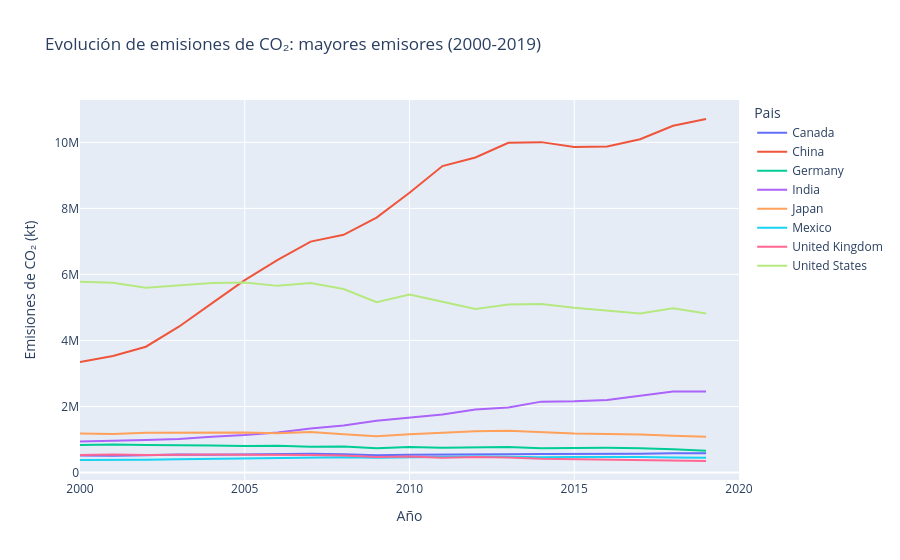

The code cell stored with this chart in its notebook:
### Code cell
# Evolución temporal de emisiones para los países de mayor emisión promedio
top_emisores = (
    df.groupby("Pais")["Emision_CO2"].mean()
    .sort_values(ascending=False).head(8).index.tolist()
)

fig = px.line(
    df[df["Pais"].isin(top_emisores)],
    x="Anio", y="Emision_CO2", color="Pais",
    labels={"Anio": "Año", "Emision_CO2": "Emisiones de CO₂ (kt)"},
    title="Evolución de emisiones de CO₂: mayores emisores (2000-2019)"
)
fig.show()

### Figure 1 — Plotly figure (JSON) as saved in the notebook; plotly's stock layout.template omitted (floating-point values rounded to 4 significant figures)
{"data": [{"hovertemplate": "Pais=Canada<br>Año=%{x}<br>Emisiones de CO₂ (kt)=%{y}<extra></extra>", "legendgroup": "Canada", "line": {"color": "#636efa", "dash": "solid"}, "marker": {"symbol": "circle"}, "mode": "lines", "name": "Canada", "orientation": "v", "showlegend": true, "type": "scatter", "x": [2000, 2001, 2002, 2003, 2004, 2005, 2006, 2007, 2008, 2009, 2010, 2011, 2012, 2013, 2014, 2015, 2016, 2017, 2018, 2019, 2020], "xaxis": "x", "y": [514200.0, 506600.0, 524300.0, 544500.0, 536400.0, 549000.0, 540500.0, 571600.0, 550500.0, 521300.0, 537000.0, 549300.0, 546200.0, 555700.0, 561700.0, 558700.0, 556800.0, 568100.0, 580100.0, 580200.0, NaN], "yaxis": "y"}, {"hovertemplate": "Pais=China<br>Año=%{x}<br>Emisiones de CO₂ (kt)=%{y}<extra></extra>", "legendgroup": "China", "line": {"color": "#EF553B", "dash": "solid"}, "marker": {"symbol": "circle"}, "mode": "lines", "name": "China", "orientation": "v", "showlegend": true, "type": "scatter", "x": [2000, 2001, 2002, 2003, 2004, 2005, 2006, 2007, 2008, 2009, 2010, 2011, 2012, 2013, 2014, 2015, 2016, 2017, 2018, 2019, 2020], "xaxis": "x", "y": [3347000.0, 3529000.0, 3810000.0, 4416000.0, 5125000.0, 5825000.0, 6437000.0, 6993000.0, 7200000.0, 7719000.0, 8475000.0, 9283000.0, 9542000.0, 9985000.0, 10010000.0, 9861000.0, 9875000.0, 10100000.0, 10500000.0, 10710000.0, NaN], "yaxis": "y"}, {"hovertemplate": "Pais=Germany<br>Año=%{x}<br>Emisiones de CO₂ (kt)=%{y}<extra></extra>", "legendgroup": "Germany", "line": {"color": "#00cc96", "dash": "solid"}, "marker": {"symbol": "circle"}, "mode": "lines", "name": "Germany", "orientation": "v", "showlegend": true, "type": "scatter", "x": [2000, 2001, 2002, 2003, 2004, 2005, 2006, 2007, 2008, 2009, 2010, 2011, 2012, 2013, 2014, 2015, 2016, 2017, 2018, 2019, 2020], "xaxis": "x", "y": [830300.0, 847700.0, 833400.0, 836800.0, 821100.0, 802400.0, 814400.0, 783800.0, 789700.0, 734800.0, 773100.0, 746500.0, 760100.0, 776200.0, 736000.0, 742300.0, 747200.0, 732200.0, 707700.0, 657400.0, NaN], "yaxis": "y"}, {"hovertemplate": "Pais=India<br>Año=%{x}<br>Emisiones de CO₂ (kt)=%{y}<extra></extra>", "legendgroup": "India", "line": {"color": "#ab63fa", "dash": "solid"}, "marker": {"symbol": "circle"}, "mode": "lines", "name": "India", "orientation": "v", "showlegend": true, "type": "scatter", "x": [2000, 2001, 2002, 2003, 2004, 2005, 2006, 2007, 2008, 2009, 2010, 2011, 2012, 2013, 2014, 2015, 2016, 2017, 2018, 2019, 2020], "xaxis": "x", "y": [937900.0, 953500.0, 985500.0, 1012000.0, 1086000.0, 1136000.0, 1215000.0, 1337000.0, 1424000.0, 1565000.0, 1660000.0, 1757000.0, 1909000.0, 1972000.0, 2147000.0, 2158000.0, 2195000.0, 2320000.0, 2452000.0, 2456000.0, NaN], "yaxis": "y"}, {"hovertemplate": "Pais=Japan<br>Año=%{x}<br>Emisiones de CO₂ (kt)=%{y}<extra></extra>", "legendgroup": "Japan", "line": {"color": "#FFA15A", "dash": "solid"}, "marker": {"symbol": "circle"}, "mode": "lines", "name": "Japan", "orientation": "v", "showlegend": true, "type": "scatter", "x": [2000, 2001, 2002, 2003, 2004, 2005, 2006, 2007, 2008, 2009, 2010, 2011, 2012, 2013, 2014, 2015, 2016, 2017, 2018, 2019, 2020], "xaxis": "x", "y": [1183000.0, 1170000.0, 1207000.0, 1215000.0, 1210000.0, 1213000.0, 1190000.0, 1225000.0, 1158000.0, 1101000.0, 1156000.0, 1214000.0, 1254000.0, 1263000.0, 1217000.0, 1179000.0, 1168000.0, 1155000.0, 1116000.0, 1082000.0, NaN], "yaxis": "y"}, {"hovertemplate": "Pais=Mexico<br>Año=%{x}<br>Emisiones de CO₂ (kt)=%{y}<extra></extra>", "legendgroup": "Mexico", "line": {"color": "#19d3f3", "dash": "solid"}, "marker": {"symbol": "circle"}, "mode": "lines", "name": "Mexico", "orientation": "v", "showlegend": true, "type": "scatter", "x": [2000, 2001, 2002, 2003, 2004, 2005, 2006, 2007, 2008, 2009, 2010, 2011, 2012, 2013, 2014, 2015, 2016, 2017, 2018, 2019, 2020], "xaxis": "x", "y": [379200.0, 378800.0, 386000.0, 404700.0, 414100.0, 432200.0, 448300.0, 457100.0, 459500.0, 448400.0, 462900.0, 478400.0, 486500.0, 475700.0, 462200.0, 471600.0, 473300.0, 471600.0, 452600.0, 449300.0, NaN], "yaxis": "y"}, {"hovertemplate": "Pais=United Kingdom<br>Año=%{x}<br>Emisiones de CO₂ (kt)=%{y}<extra></extra>", "legendgroup": "United Kingdom", "line": {"color": "#FF6692", "dash": "solid"}, "marker": {"symbol": "circle"}, "mode": "lines", "name": "United Kingdom", "orientation": "v", "showlegend": true, "type": "scatter", "x": [2000, 2001, 2002, 2003, 2004, 2005, 2006, 2007, 2008, 2009, 2010, 2011, 2012, 2013, 2014, 2015, 2016, 2017, 2018, 2019, 2020], "xaxis": "x", "y": [530900.0, 545300.0, 530800.0, 543000.0, 543100.0, 540900.0, 542100.0, 530500.0, 515300.0, 466500.0, 482400.0, 445600.0, 467800.0, 453800.0, 415600.0, 401100.0, 380800.0, 367000.0, 360700.0, 348900.0, NaN], "yaxis": "y"}, {"hovertemplate": "Pais=United States<br>Año=%{x}<br>Emisiones de CO₂ (kt)=%{y}<extra></extra>", "legendgroup": "United States", "line": {"color": "#B6E880", "dash": "solid"}, "marker": {"symbol": "circle"}, "mode": "lines", "name": "United States", "orientation": "v", "showlegend": true, "type": "scatter", "x": [2000, 2001, 2002, 2003, 2004, 2005, 2006, 2007, 2008, 2009, 2010, 2011, 2012, 2013, 2014, 2015, 2016, 2017, 2018, 2019, 2020], "xaxis": "x", "y": [5776000.0, 5748000.0, 5593000.0, 5659000.0, 5738000.0, 5753000.0, 5653000.0, 5736000.0, 5558000.0, 5156000.0, 5392000.0, 5174000.0, 4956000.0, 5092000.0, 5107000.0, 4991000.0, 4894000.0, 4819000.0, 4975000.0, 4818000.0, NaN], "yaxis": "y"}], "layout": {"legend": {"title": {"text": "Pais"}, "tracegroupgap": 0}, "title": {"text": "Evolución de emisiones de CO₂: mayores emisores (2000-2019)"}, "xaxis": {"anchor": "y", "domain": [0, 1], "title": {"text": "Año"}}, "yaxis": {"anchor": "x", "domain": [0, 1], "title": {"text": "Emisiones de CO₂ (kt)"}}}}
